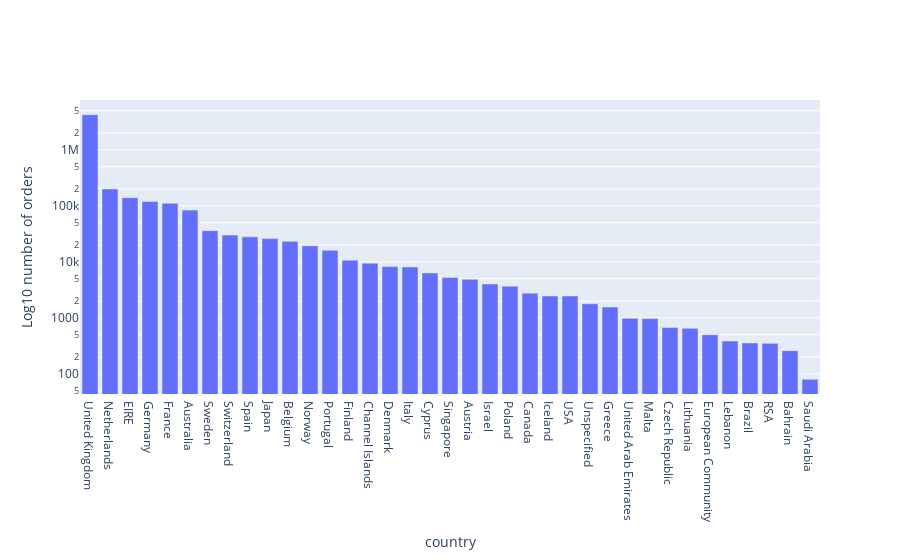

The notebook cell this image was saved under:
### Code cell
grouped  = Retail.groupby(['Country']).sum()['Quantity'].sort_values(ascending=False)

data_plot = [go.Bar(x=grouped.index, y=grouped.values)]
layout = go.Layout(yaxis={'type':'log', 'autorange':True, 'title':'Log10 number of orders'},xaxis={'title':'country'})
fig = go.Figure(data=data_plot, layout=layout)
iplot(fig)

### Figure 1 — Plotly figure (JSON) as saved in the notebook; plotly's stock layout.template omitted (floating-point values rounded to 4 significant figures)
{"data": [{"type": "bar", "x": ["United Kingdom", "Netherlands", "EIRE", "Germany", "France", "Australia", "Sweden", "Switzerland", "Spain", "Japan", "Belgium", "Norway", "Portugal", "Finland", "Channel Islands", "Denmark", "Italy", "Cyprus", "Singapore", "Austria", "Israel", "Poland", "Canada", "Iceland", "USA", "Unspecified", "Greece", "United Arab Emirates", "Malta", "Czech Republic", "Lithuania", "European Community", "Lebanon", "Brazil", "RSA", "Bahrain", "Saudi Arabia"], "y": [4241305, 200361, 140133, 119154, 111429, 83891, 36078, 30082, 27933, 26016, 23237, 19336, 16095, 10704, 9485, 8235, 8112, 6340, 5241, 4881, 4043, 3684, 2763, 2458, 2458, 1785, 1557, 982, 970, 671, 652, 499, 386, 356, 351, 260, 80]}], "layout": {"xaxis": {"title": {"text": "country"}}, "yaxis": {"autorange": true, "title": {"text": "Log10 number of orders"}, "type": "log"}}}
